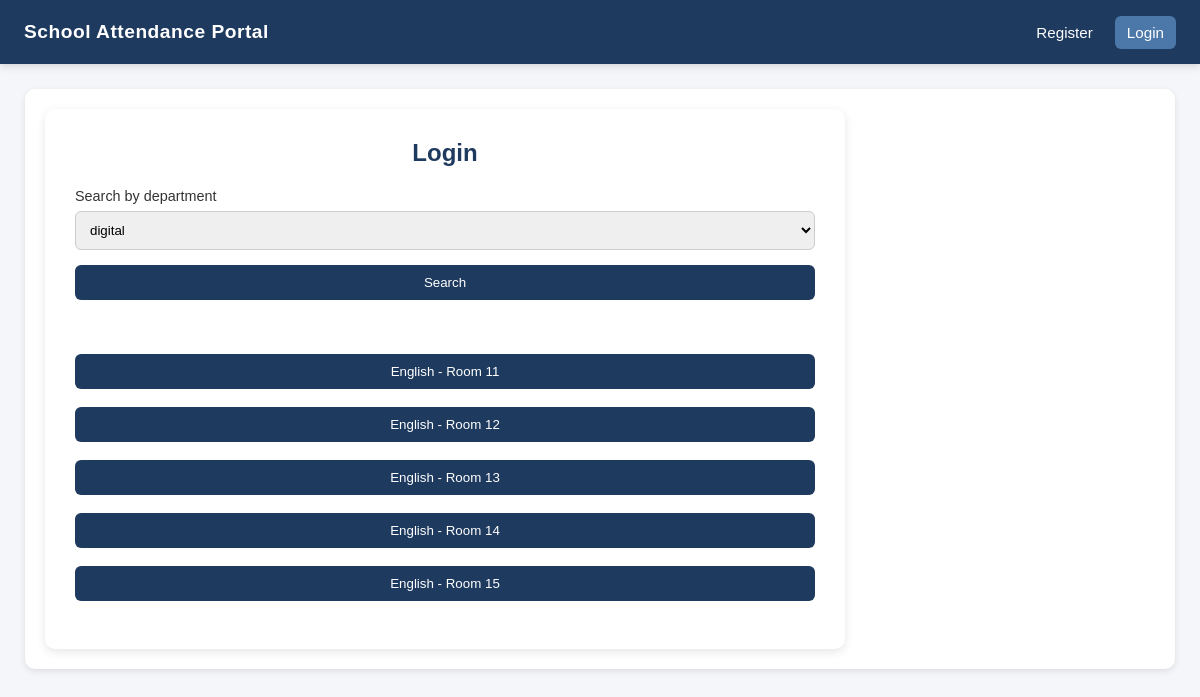
The page /rooms/department_id=3 on the database its author committed.
### tables this page shows
CREATE TABLE "room"
(
    room_number   INTEGER not null
        constraint room_pk
            primary key autoincrement,
    department_id integer
        constraint room_department_department_id_fk
            references department,
    capacity      integer default 24
);

CREATE TABLE "department"
(
    department_id   INTEGER     not null
        primary key autoincrement,
    department_name varchar(45) not null
);

### app.py (the view)
@app.route("/rooms/department_id=<department_id>",  methods=["GET","POST"])
def rooms_by_department(department_id):
    if request.method == "GET":
        from libraries.tools.admin import get_rooms_by_department, get_departments
        room_list = get_rooms_by_department(department_id)
        department_list = get_departments()
        return render_template("room_list.html", room_list=room_list, department_list=department_list)
    else:
        department_id = request.form.get("department")
        return redirect(f"/rooms/department_id={department_id}")

### app.py (called while the page is built)
@app.before_request
def before_request():
    if "logged_in" not in session.keys():
        session["logged_in"] = 0

### libraries/tools/admin.py (called while the page is built)
def get_rooms_by_department(department_id):
    from libraries.tools.database import execute_query_all
    query = ("SELECT room_number, department_name FROM room, department "
             "WHERE room.department_id = department.department_id "
             "AND department.department_id = ?")
    rooms = execute_query_all(query, (department_id,))
    return rooms

def get_departments():
    from libraries.tools.database import execute_query_all
    query = "SELECT * FROM department"
    departments = execute_query_all(query, ())
    return departments

### libraries/tools/database.py (called while the page is built)
def execute_query_all(query,params):
    conn = sqlite3.connect("database.db")
    cur = conn.cursor()
    cur.execute(query,params)
    rows = cur.fetchall()
    return rows

### templates/room_list.html
{% extends 'base.html' %}
{% block content %}
    <div class="card">
        <h2>Login</h2>
        <form method="POST">
            <label>Search by department
                <select name="department">
                    {% for department in department_list %}
                        <option value="{{ department[0] }}">{{ department[1] }}</option>
                    {% endfor %}
                </select>
                <button type="submit">Search</button>
            </label>
        </form>
        <br/>
        <br/>
        <br/>
        {% for room in room_list %}
            <a href="rooms/room={{ room[0] }}" >
                <button>{{ room[1].capitalize() }} - Room {{ room[0] }}</button>
            </a>
            <br/>
            <br/>
        {% endfor %}
    </div>
{% endblock %}

### static/css/style.css (style rules this page uses)
* { margin: 0; padding: 0; box-sizing: border-box; font-family: Arial, sans-serif; }
body { background: #f4f6f9; }
.card { background: white; padding: 30px; width: 100%; max-width: 800px; border-radius: 10px; box-shadow: 0 3px 10px rgba(0, 0, 0, 0.1); }
h2 { text-align: center; margin-bottom: 20px; color: #1e3a5f; }
label { font-size: 0.9rem; color: #333; }
input, select { width: 100%; padding: 10px; margin: 6px 0 15px; border: 1px solid #ccc; border-radius: 6px; }
button { width: 100%; padding: 10px; background: #1e3a5f; color: white; border: none; border-radius: 6px; cursor: pointer; }

### rows shown on the page
room: department_name "English", room_number "11"
room: department_name "English", room_number "12"
room: department_name "English", room_number "13"
room: department_name "English", room_number "14"
room: department_name "English", room_number "15"

### other values the page prints
form field department "digital"
